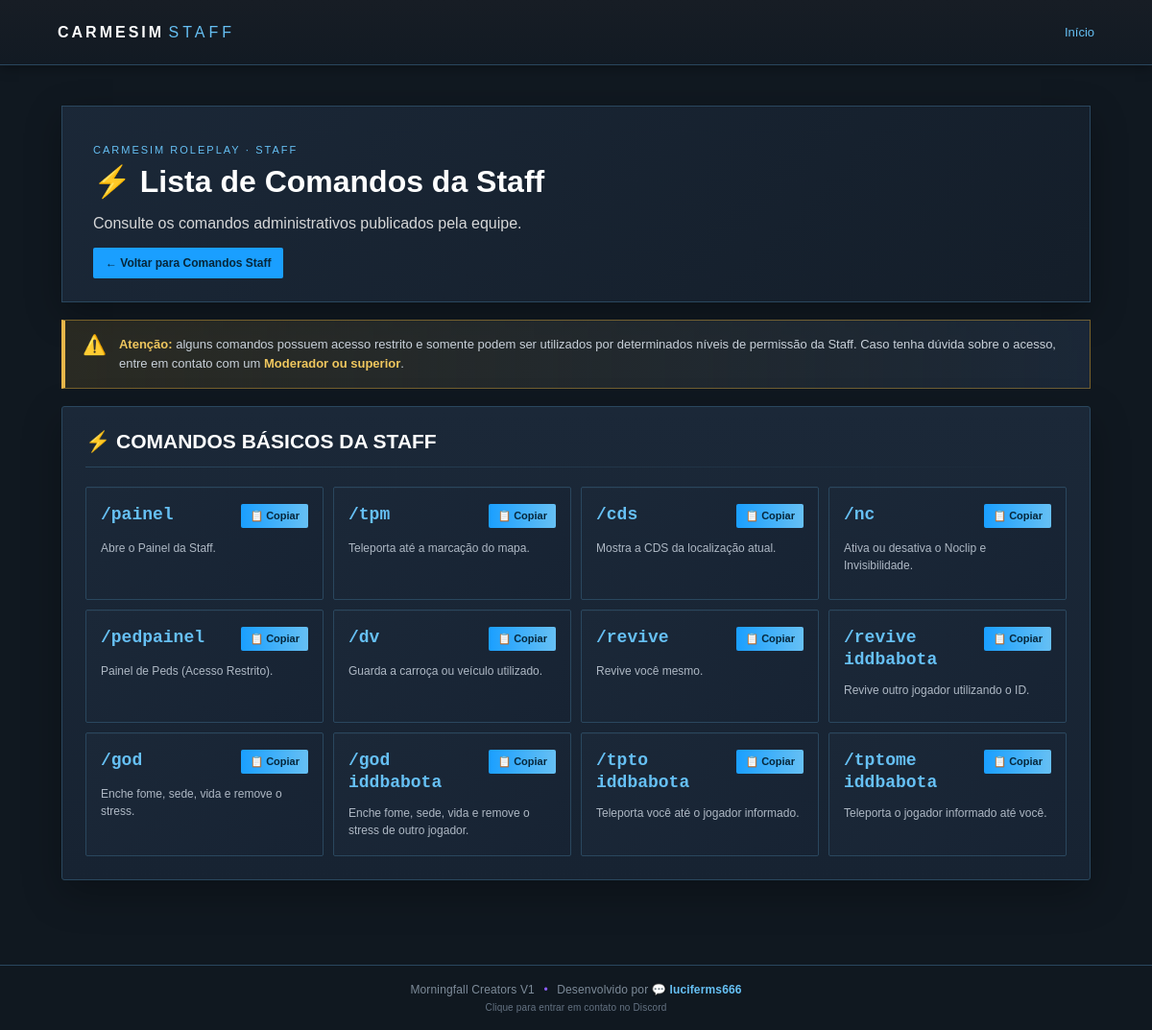
The page /comandos_lista.php on the database its author committed.
### tables this page shows
CREATE TABLE IF NOT EXISTS `staff_commands_settings` (
  `id` tinyint(3) UNSIGNED NOT NULL,
  `top_name` varchar(100) NOT NULL DEFAULT 'NEVADA STAFF',
  `eyebrow_name` varchar(150) NOT NULL DEFAULT 'NEVADA ROLEPLAY · STAFF',
  `updated_at` timestamp NULL DEFAULT current_timestamp() ON UPDATE current_timestamp(),
  PRIMARY KEY (`id`)
);

CREATE TABLE IF NOT EXISTS `admin_commands` (
  `id` int(10) UNSIGNED NOT NULL AUTO_INCREMENT,
  `command` varchar(100) NOT NULL,
  `description` varchar(500) NOT NULL,
  `position` int(11) NOT NULL DEFAULT 0,
  `active` tinyint(1) NOT NULL DEFAULT 1,
  `created_by` int(10) UNSIGNED DEFAULT NULL,
  `created_at` timestamp NULL DEFAULT current_timestamp(),
  `updated_at` timestamp NULL DEFAULT current_timestamp() ON UPDATE current_timestamp(),
  PRIMARY KEY (`id`),
  UNIQUE KEY `command` (`command`),
  KEY `fk_admin_commands_created_by` (`created_by`)
);

### comandos_lista.php (the view, shortened to what this page needs)
<?php
require_once __DIR__ . '/config/database.php';
$pdo->exec("CREATE TABLE IF NOT EXISTS admin_commands (
    id INT UNSIGNED AUTO_INCREMENT PRIMARY KEY,
    command VARCHAR(100) NOT NULL UNIQUE,
    description VARCHAR(500) NOT NULL,
    position INT NOT NULL DEFAULT 0,
    active TINYINT(1) NOT NULL DEFAULT 1,
    created_by INT UNSIGNED NULL,
    created_at TIMESTAMP DEFAULT CURRENT_TIMESTAMP,
    updated_at TIMESTAMP DEFAULT CURRENT_TIMESTAMP ON UPDATE CURRENT_TIMESTAMP,
    CONSTRAINT fk_admin_commands_created_by FOREIGN KEY(created_by) REFERENCES staff_users(id) ON DELETE SET NULL
) ENGINE=InnoDB DEFAULT CHARSET=utf8mb4 COLLATE=utf8mb4_unicode_ci");
$pdo->exec("CREATE TABLE IF NOT EXISTS staff_coordinates (
    id INT UNSIGNED AUTO_INCREMENT PRIMARY KEY,
    category VARCHAR(100) NOT NULL,
    subcategory VARCHAR(100) NOT NULL DEFAULT 'Geral',
    icon VARCHAR(20) NOT NULL DEFAULT '📍',
    name VARCHAR(180) NOT NULL,
    cds VARCHAR(255) NOT NULL,
    position INT NOT NULL DEFAULT 0,
    active TINYINT(1) NOT NULL DEFAULT 1,
    created_by INT UNSIGNED NULL,
    created_at TIMESTAMP DEFAULT CURRENT_TIMESTAMP,
    updated_at TIMESTAMP DEFAULT CURRENT_TIMESTAMP ON UPDATE CURRENT_TIMESTAMP,
    CONSTRAINT fk_staff_coordinates_created_by FOREIGN KEY(created_by) REFERENCES staff_users(id) ON DELETE SET NULL,
    INDEX idx_staff_coordinates_category(category),
    INDEX idx_staff_coordinates_subcategory(subcategory),
    INDEX idx_staff_coordinates_active(active),
    INDEX idx_staff_coordinates_name(name)
) ENGINE=InnoDB DEFAULT CHARSET=utf8mb4 COLLATE=utf8mb4_unicode_ci");
try { $pdo->exec("ALTER TABLE staff_coordinates MODIFY category VARCHAR(100) NOT NULL"); } catch (Throwable $e) {}
try { $pdo->exec("ALTER TABLE staff_coordinates ADD COLUMN subcategory VARCHAR(100) NOT NULL DEFAULT 'Geral' AFTER category"); } catch (Throwable $e) {}
try { $pdo->exec("CREATE INDEX idx_staff_coordinates_subcategory ON staff_coordinates(subcategory)"); } catch (Throwable $e) {}
$pdo->exec("CREATE TABLE IF NOT EXISTS staff_coordinate_categories (
    id INT UNSIGNED AUTO_INCREMENT PRIMARY KEY, name VARCHAR(100) NOT NULL UNIQUE, icon VARCHAR(20) NOT NULL DEFAULT '📍',
    active TINYINT(1) NOT NULL DEFAULT 1, created_by INT UNSIGNED NULL, created_at TIMESTAMP DEFAULT CURRENT_TIMESTAMP,
    updated_at TIMESTAMP DEFAULT CURRENT_TIMESTAMP ON UPDATE CURRENT_TIMESTAMP,
    CONSTRAINT fk_staff_coord_categories_created_by FOREIGN KEY(created_by) REFERENCES staff_users(id) ON DELETE SET NULL
) ENGINE=InnoDB DEFAULT CHARSET=utf8mb4 COLLATE=utf8mb4_unicode_ci");
$pdo->exec("CREATE TABLE IF NOT EXISTS staff_coordinate_subcategories (
    id INT UNSIGNED AUTO_INCREMENT PRIMARY KEY, category_id INT UNSIGNED NOT NULL, name VARCHAR(100) NOT NULL, active TINYINT(1) NOT NULL DEFAULT 1,
    created_at TIMESTAMP DEFAULT CURRENT_TIMESTAMP, updated_at TIMESTAMP DEFAULT CURRENT_TIMESTAMP ON UPDATE CURRENT_TIMESTAMP,
    UNIQUE KEY uq_coord_subcategory(category_id,name),
    CONSTRAINT fk_staff_coord_subcategories_category FOREIGN KEY(category_id) REFERENCES staff_coordinate_categories(id) ON DELETE CASCADE
) ENGINE=InnoDB DEFAULT CHARSET=utf8mb4 COLLATE=utf8mb4_unicode_ci");
$pdo->exec("UPDATE staff_coordinates SET subcategory = CASE WHEN LOWER(name) LIKE '%saloon%' THEN 'Saloons' WHEN LOWER(name) LIKE '%ferraria%' THEN 'Ferrarias' WHEN LOWER(name) LIKE '%tabacaria%' THEN 'Tabacarias' WHEN LOWER(name) LIKE '%artesanato%' THEN 'Artesanatos' WHEN LOWER(name) LIKE '%armaria%' THEN 'Armarias' WHEN LOWER(name) LIKE '%ateliê%' OR LOWER(name) LIKE '%atelie%' THEN 'Ateliês' WHEN LOWER(name) LIKE '%perfumaria%' THEN 'Perfumarias' WHEN LOWER(name) LIKE '%jornal%' THEN 'Jornais' ELSE subcategory END WHERE subcategory='Geral'");
$pdo->exec("CREATE TABLE IF NOT EXISTS staff_commands_settings (id TINYINT UNSIGNED PRIMARY KEY, top_name VARCHAR(100) NOT NULL DEFAULT 'CARMESIM STAFF', eyebrow_name VARCHAR(150) NOT NULL DEFAULT 'CARMESIM ROLEPLAY · STAFF', updated_at TIMESTAMP DEFAULT CURRENT_TIMESTAMP ON UPDATE CURRENT_TIMESTAMP) ENGINE=InnoDB DEFAULT CHARSET=utf8mb4 COLLATE=utf8mb4_unicode_ci");
$pdo->exec("INSERT IGNORE INTO staff_commands_settings(id,top_name,eyebrow_name) VALUES(1,'CARMESIM STAFF','CARMESIM ROLEPLAY · STAFF')");
$rows = $pdo->query("SELECT command,description FROM admin_commands WHERE active=1 ORDER BY position ASC, command ASC")->fetchAll(PDO::FETCH_ASSOC);
$brandSettings = $pdo->query('SELECT top_name, eyebrow_name FROM staff_commands_settings WHERE id=1')->fetch(PDO::FETCH_ASSOC) ?: ['top_name'=>'CARMESIM STAFF','eyebrow_name'=>'CARMESIM ROLEPLAY · STAFF'];
function e($v){ return htmlspecialchars((string)$v, ENT_QUOTES, 'UTF-8'); }
?>
<!doctype html>
<html lang="pt-BR">
<head>
<link rel="stylesheet" href="assets/css/style.css">
</head>
<body>
<header class="topbar">
  <div><b><?=e(strtok($brandSettings['top_name'], ' '))?></b> <span><?=e(trim(substr($brandSettings['top_name'], strlen(strtok($brandSettings['top_name'], ' ')))))?></span></div>
  <div class="top-user"><a href="index.php">Início</a></div>
</header>
<main class="commands-public">
  <div class="commands-head">
    <p class="eyebrow"><?=e($brandSettings['eyebrow_name'])?></p>
    <h1>⚡ Lista de Comandos da Staff</h1>
    <p>Consulte os comandos administrativos publicados pela equipe.</p>
    <div style="margin-top:16px"><a class="section-link" href="comandos.php">← Voltar para Comandos Staff</a></div>
  </div>
  <div class="staff-warning"><span class="warn-icon">⚠️</span><div><strong>Atenção:</strong> alguns comandos possuem acesso restrito e somente podem ser utilizados por determinados níveis de permissão da Staff. Caso tenha dúvida sobre o acesso, entre em contato com um <strong>Moderador ou superior</strong>.</div></div>
  <section class="commands-panel">
    <h2>⚡ COMANDOS BÁSICOS DA STAFF</h2>
    <?php if(!$rows): ?>
      <div class="command-empty">Nenhum comando ativo cadastrado pelo Master.</div>
    <?php else: ?>
      <div class="commands-grid">
        <?php foreach($rows as $r): ?>
          <article class="command-card">
            <div class="command-card-top">
              <strong><?=e($r['command'])?></strong>
              <button type="button" class="copy-command" data-command="<?=e($r['command'])?>" onclick="copyCommand(this)">📋 Copiar</button>
            </div>
            <p><?=e($r['description'])?></p>
          </article>
        <?php endforeach; ?>
      </div>
    <?php endif; ?>
  </section>
</main>
<footer class="site-footer"><div>Morningfall Creators V1 <span>•</span> Desenvolvido por <a href="https://discord.com/users/618837942877552670" target="_blank" rel="noopener noreferrer">💬 luciferms666</a></div><small>Clique para entrar em contato no Discord</small></footer>
</body>
</html>

### assets/css/style.css (style rules this page uses)
* { box-sizing:border-box }
body { margin:0;background:#080a10;color:#e9edf5;font-family:Inter,Arial,sans-serif }
a { color:#a98cff;text-decoration:none }
.topbar { height:68px;padding:0 5%;display:flex;align-items:center;justify-content:space-between;background:#10141d;border-bottom:1px solid #242b3a }
.topbar b { letter-spacing:3px }
.topbar span,.eyebrow { color:#9a7cff;letter-spacing:4px }
h1 { font-size:34px;margin:5px 0 10px }
h2 { margin-top:36px }
.top-user { font-size:13px }
.site-footer { width:100%;text-align:center;padding:20px 16px 28px;color:#7f8798;font-size:12px;letter-spacing:.15px }
.site-footer span { color:#8b5cf6;margin:0 6px }
.site-footer a { color:#b49cff;text-decoration:none;font-weight:700 }
.top-user { display:flex;align-items:center;gap:4px }

### comandos_lista.php (style rules this page uses)
:root { --steam-bg:#171d25;--steam-panel:#1b2838;--steam-panel2:#16202d;--steam-border:#2a475e;--steam-blue:#66c0f4;--steam-blue2:#1a9fff;--text:#d6d7d8;--muted:#8f98a5; }
body { background:#101820!important;color:var(--text);font-family:Poppins,Arial,sans-serif }
.topbar { background:linear-gradient(180deg,#171d25 0%,#121a23 100%)!important;border-bottom:1px solid #2a475e!important;box-shadow:0 2px 12px rgba(0,0,0,.35) }
.topbar>div:first-child { color:#fff!important }
.topbar>div:first-child span { color:var(--steam-blue)!important }
.top-user a { color:#66c0f4!important }
.commands-public { max-width:1120px;margin:0 auto;padding:42px 24px 70px }
.commands-head { padding:28px 32px 24px;background:linear-gradient(135deg,rgba(27,40,56,.98),rgba(20,30,42,.94));border:1px solid var(--steam-border);box-shadow:0 12px 35px rgba(0,0,0,.3);margin-bottom:18px }
.commands-head .eyebrow { color:#66c0f4;letter-spacing:2px;font-size:11px;margin-bottom:8px }
.commands-head h1 { font-size:32px;margin:0 0 7px;color:#fff }
.staff-warning { display:flex;gap:13px;align-items:flex-start;background:linear-gradient(90deg,rgba(227,174,55,.12),rgba(27,40,56,.95));border:1px solid rgba(227,174,55,.42);border-left:4px solid #e7b64a;padding:15px 18px;margin-bottom:18px;color:#c9d1da;line-height:1.55;font-size:13px }
.staff-warning strong { color:#f0c75e }
.staff-warning .warn-icon { font-size:20px;line-height:1 }
.commands-panel { background:linear-gradient(180deg,#1b2838,#172332);border:1px solid var(--steam-border);border-radius:3px;padding:24px;box-shadow:0 14px 40px rgba(0,0,0,.28);margin-bottom:18px }
.commands-panel h2 { margin:0 0 20px;color:#fff;font-family:Poppins,Arial,sans-serif;font-size:21px;font-weight:700 }
.commands-panel h2:after { content:'';display:block;width:100%;height:1px;margin-top:14px;background:linear-gradient(90deg,#2a475e,transparent) }
.commands-grid { display:grid;grid-template-columns:repeat(4,minmax(0,1fr));gap:10px }
.command-card { background:linear-gradient(135deg,#1b2838,#172333);border:1px solid #2a475e;border-radius:2px;padding:17px 15px;min-height:118px;transition:.16s;box-shadow:inset 0 1px rgba(255,255,255,.025) }
.command-card-top { display:flex;align-items:flex-start;justify-content:space-between;gap:8px;margin-bottom:12px }
.command-card strong { color:#66c0f4;font:700 18px/1.25 Consolas,monospace;word-break:break-word;flex:1 }
.command-card p { margin:0;color:#aeb8c4;line-height:1.5;font-size:12px }
.copy-command { flex:0 0 auto;border:0;background:linear-gradient(90deg,#1a9fff,#66c0f4);color:#06263a;border-radius:2px;padding:6px 9px;font:700 11px Poppins,sans-serif;cursor:pointer;transition:.16s }
.site-footer { background:#101820!important;border-top:1px solid #2a475e!important;color:#7d8b99!important;text-align:center;padding:18px 20px!important;font-size:12px }
.site-footer a { color:#66c0f4;text-decoration:none;font-weight:700 }
.site-footer small { display:block;margin-top:6px;color:#657383;font-size:10px }
.section-link { display:inline-flex;align-items:center;gap:7px;padding:9px 13px;background:#1a9fff;color:#06263a;text-decoration:none;border-radius:2px;font-weight:700;font-size:12px }

### rows shown on the page
staff_commands_settings: top_name "CARMESIM", top_name "STAFF", eyebrow_name "CARMESIM ROLEPLAY · STAFF"
admin_commands: command "/painel", description "Abre o Painel da Staff."
admin_commands: command "/tpm", description "Teleporta até a marcação do mapa."
admin_commands: command "/cds", description "Mostra a CDS da localização atual."
admin_commands: command "/nc", description "Ativa ou desativa o Noclip e Invisibilidade."
admin_commands: command "/pedpainel", description "Painel de Peds (Acesso Restrito)."
admin_commands: command "/dv", description "Guarda a carroça ou veículo utilizado."
admin_commands: command "/revive", description "Revive você mesmo."
admin_commands: command "/revive iddbabota", description "Revive outro jogador utilizando o ID."
admin_commands: command "/god", description "Enche fome, sede, vida e remove o stress."
admin_commands: command "/god iddbabota", description "Enche fome, sede, vida e remove o stress de outro jogador."
admin_commands: command "/tpto iddbabota", description "Teleporta você até o jogador informado."
admin_commands: command "/tptome iddbabota", description "Teleporta o jogador informado até você."
